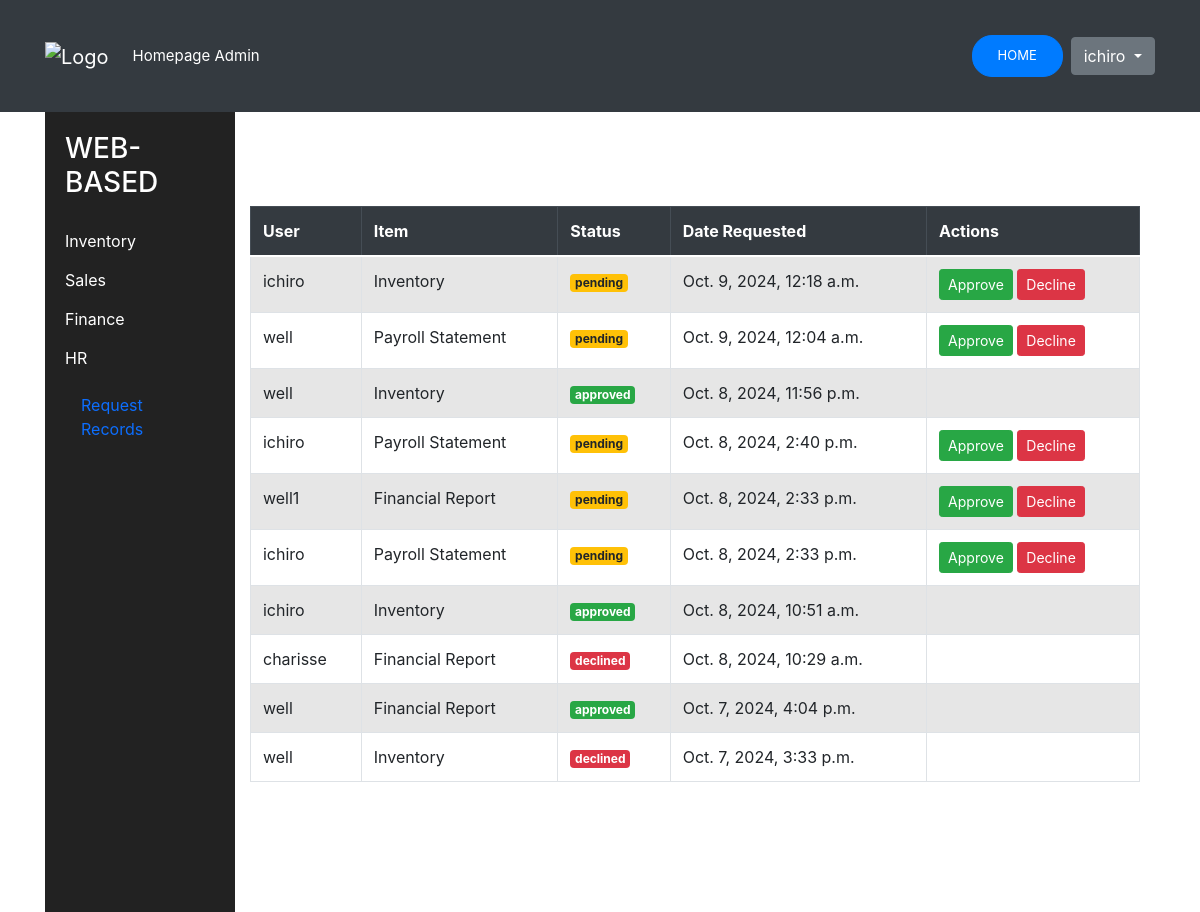
The app's page /administrator/admin_page/ (signed in), older data.
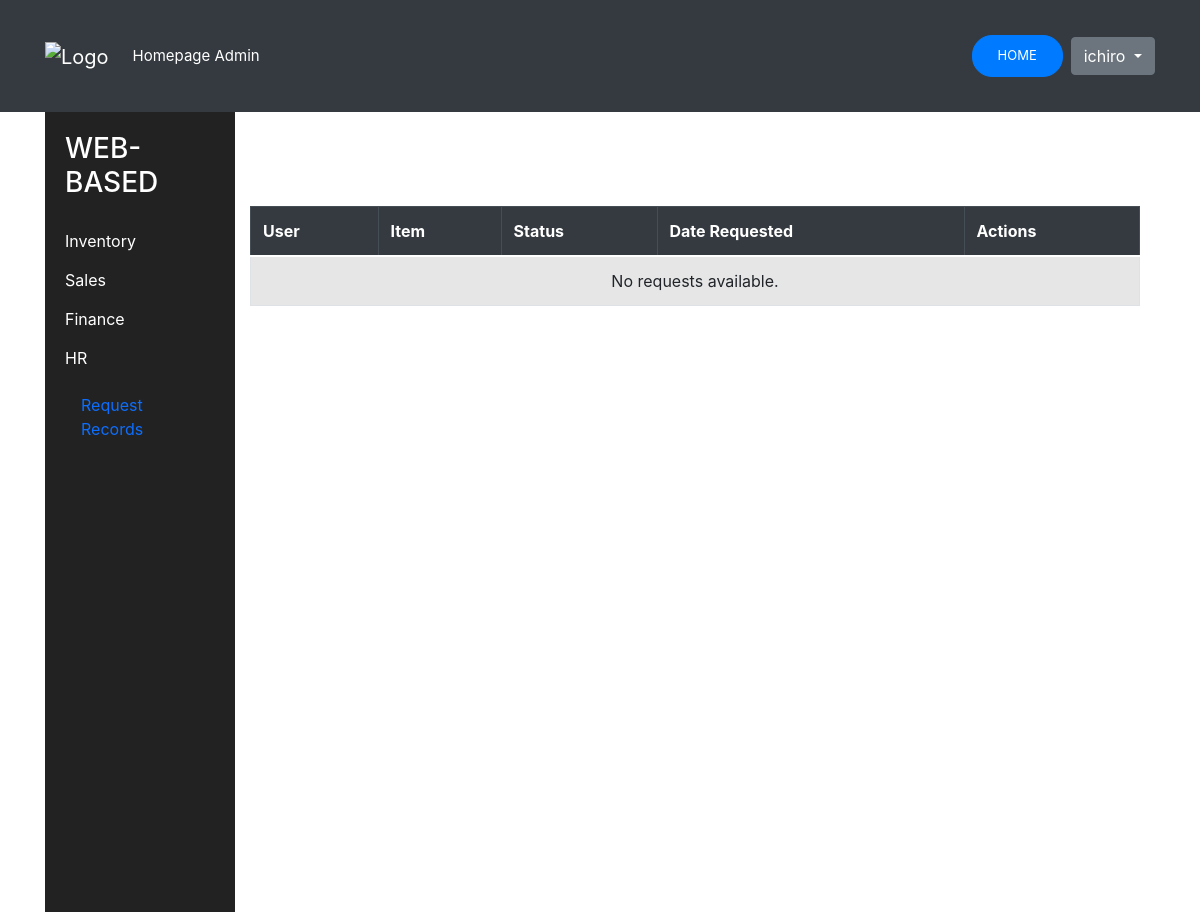
The same page, newer data.
### inventory/models.py (models this page shows, shortened)
class Request(models.Model):
    STATUS_CHOICES = [
        ('pending', 'Waiting for Approval'),
        ('approved', 'Approved'),
        ('declined', 'Declined'),
    ]
    user = models.ForeignKey(User, on_delete=models.CASCADE)  # Link to the user who made the request
    item = models.CharField(max_length=255)
    created_at = models.DateTimeField(auto_now_add=True)
    status = models.CharField(max_length=10, choices=STATUS_CHOICES, default='pending')  # Add status field

### administrator/views.py (the view)
# urls.py: path('admin_page/', views.admin_page, name='admin_page'),
@user_passes_test(is_admin)
def admin_page(request):
    all_requests = Request.objects.all().order_by('-created_at')  # Fetch all requests
    context = {
        'requests': all_requests,
    }
    return render(request, 'users/admin_page.html', context)

### administrator/views.py (called while the page is built)
def is_admin(user):
    return user.is_superuser

### templates/users/admin_page.html (shortened to what this page needs)
{% extends 'users/base.html' %}
{% load static %}
{% block content %}
<link rel="stylesheet" href="https://maxcdn.bootstrapcdn.com/bootstrap/4.5.2/css/bootstrap.min.css">
<div class="container" style="display: flex;">
        <div class="side-nav" style="background-color: #222; width: 20%; height: 100vh; padding: 20px; color: white;">
            <h3 style="color: white; margin-bottom: 30px;">WEB-BASED</h3>
            <a href="{% url 'inventory' %}" style="display: block; color: white; margin-bottom: 15px;">Inventory</a>
            <a href="{% url 'sales' %}" style="display: block; color: white; margin-bottom: 15px;">Sales</a>
            <a href="{% url 'finance' %}" style="display: block; color: white; margin-bottom: 15px;">Finance</a>
            <a href="{% url 'HR' %}" style="display: block; color: white; margin-bottom: 15px;">HR</a>
            {% if user.is_superuser %}
        <a class="nav-link active cool-font" aria-current="page" href="{% url 'admin_page' %}">Request Records</a>
            {% endif %}
        </div>
<div class="container mt-5">
    <h2 class="text-center">User Requests</h2>
    <table class="table table-bordered table-striped">
        <thead class="thead-dark">
            <tr>
                <th>User</th>
                <th>Item</th>
                <th>Status</th>
                <th>Date Requested</th>
                <th>Actions</th>
            </tr>
        </thead>
        <tbody>
            {% for request in requests %}
            <tr>
                <td>{{ request.user.username }}</td>
                <td>{{ request.item }}</td>
                <td>
                    {% if request.status == "pending" %}
                        <span class="badge badge-warning">{{ request.status }}</span>
                    {% elif request.status == "approved" %}
                        <span class="badge badge-success">{{ request.status }}</span>
                    {% elif request.status == "declined" %}
                        <span class="badge badge-danger">{{ request.status }}</span>
                    {% endif %}
                </td>
                <td>{{ request.created_at }}</td>
                <td>
                    {% if request.status == "pending" %}
                        <form action="{% url 'approve_request' request.id %}" method="POST" style="display:inline;">
                            <button type="submit" class="btn btn-success btn-sm">Approve</button>
                        </form>
                        <form action="{% url 'decline_request' request.id %}" method="POST" style="display:inline;">
                            <button type="submit" class="btn btn-danger btn-sm">Decline</button>
                        </form>
                    {% endif %}
                </td>
            </tr>
            {% empty %}
            <tr>
                <td colspan="5" class="text-center">No requests available.</td>
            </tr>
            {% endfor %}
        </tbody>
    </table>
</div>
{% endblock %}

### templates/users/base.html (shortened to what this page needs)
<!doctype html>
{% load static %}
<html lang="en">
<head>
    <link rel="stylesheet" href="{% static 'users/css/main.css' %}" type="text/css">
    <link href="https://cdn.jsdelivr.net/npm/bootstrap@5.0.0-beta3/dist/css/bootstrap.min.css" rel="stylesheet">
</head>
<body id="bg" style="background-image: url({% static 'users/images/bg.png' %});">
<nav class="navbar navbar-expand-lg navbar-dark bg-dark" id="main-navbar">
    <div class="container">
        <a class="navbar-brand" href="{% url 'home' %}"><img src="{% static 'images/in-logo-1.svg' %}" alt="Logo"></a>
        <div class="collapse navbar-collapse" id="navbarNavAltMarkup">
            <div class="navbar-nav">
                {% if user.is_superuser %}
                    <a class="nav-link active cool-font" aria-current="page" href="#">Homepage Admin</a>
                {% else %}
                    <a class="nav-link active" aria-current="page" href="#">Homepage</a>
                {% endif %}
            </div>
            <div class="d-flex align-items-center ms-auto" id="authstyle">
                {% if user.is_authenticated %}
                    <a href="{% url 'homepage' %}" class="btn btn-primary me-2" id="header-links">Home</a>
                    <div class="dropdown">
                        <button class="btn btn-secondary dropdown-toggle" type="button" id="dropdownMenuButton" data-bs-toggle="dropdown" aria-expanded="false">
                            {{ user.username }}
                        </button>
                    </div>
                {% else %}
                    <a href="{% url 'register' %}" class="btn btn-primary me-2" id="header-links">Create Account</a>
                    <a href="{% url 'login' %}" class="btn btn-primary" id="header-links">Log In</a>
                {% endif %}
            </div>
        </div>
    </div>
</nav>
<div>
    {% block content %}{% endblock content %}
</div>
</body>
</html>

### myapp/static/users/main.css (style rules this page uses)
#bg { background-repeat: no-repeat; background-size: cover; background-attachment: fixed; }
#main-navbar { color: white; min-height: 14vh; font-size: 15px; }
#authstyle { margin-left: 17%; border-radius: 50%; }
#header-links { position: relative; border-radius: 20px; display: inline-block; padding: 10px 25px; text-transform: uppercase; text-decoration: none; font-size: 13px; overflow: hidden; transition: 0.2s; }
body { margin:0; color:#6a6f8c; background-image: url('images/bg.png'); font:600 16px/18px 'Open Sans',sans-serif; }
*,:after,:before { box-sizing:border-box }
a { color:inherit;text-decoration:none }
body { font: 100% / 1.414 "Open Sans", "Roboto", arial, sans-serif; background: #e9e9e9; }
a, [type="submit"] { transition: all .25s ease-in; }
h1, h2 { font-weight: 300; color: rgba(255,255,255,1); }

Row changes from the older to the newer data that the page shows:
removed Request: user.username "ichiro", item "Inventory", status "pending", created_at "Oct. 9, 2024, 12:18 a.m.", shows "Approve"
removed Request: user.username "well", item "Payroll Statement", status "pending", created_at "Oct. 9, 2024, 12:04 a.m.", shows "Approve"
removed Request: user.username "well", item "Inventory", status "approved", created_at "Oct. 8, 2024, 11:56 p.m."
removed Request: user.username "ichiro", item "Payroll Statement", status "pending", created_at "Oct. 8, 2024, 2:40 p.m.", shows "Approve"
removed Request: user.username "well1", item "Financial Report", status "pending", created_at "Oct. 8, 2024, 2:33 p.m.", shows "Approve"
removed Request: user.username "ichiro", item "Payroll Statement", status "pending", created_at "Oct. 8, 2024, 2:33 p.m.", shows "Approve"
removed Request: user.username "ichiro", item "Inventory", status "approved", created_at "Oct. 8, 2024, 10:51 a.m."
removed Request: user.username "charisse", item "Financial Report", status "declined", created_at "Oct. 8, 2024, 10:29 a.m."
removed Request: user.username "well", item "Financial Report", status "approved", created_at "Oct. 7, 2024, 4:04 p.m."
removed Request: user.username "well", item "Inventory", status "declined", created_at "Oct. 7, 2024, 3:33 p.m."
Text that changed along with them:
text now shown: "No requests available."
